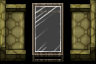

The image is a tile-based game level rendered from a .tmx file. Its description and source (layers, tilesets, objects; grid data summarised) follow:
An orthogonal 3x2 tile map with 32x32 px tiles, 1 tile layer (objects), 2 hidden layers not drawn, 6 tilesets.

<map version="1.0" orientation="orthogonal" width="3" height="2" tilewidth="32" tileheight="32">
 <tileset firstgid="1" name="furniture-modern" tilewidth="32" tileheight="32">
  <image source="../maps/graphics/tiles/furniture-modern.png" width="512" height="512" />
 </tileset>
 <tileset firstgid="257" name="furniture-placement" tilewidth="32" tileheight="32">
  <image source="../maps/graphics/tiles/furniture-placement.png" width="64" height="64" />
  <tile id="2">
   <properties>
    <property name="constraint" value="ground" />
   </properties>
  </tile>
  <tile id="3">
   <properties>
    <property name="constraint" value="wall" />
   </properties>
  </tile>
 </tileset>
 <tileset firstgid="261" name="collision" tilewidth="32" tileheight="32">
  <image source="../maps/graphics/tiles/collision.png" width="64" height="64" />
  <tile id="0">
   <properties>
    <property name="collision" value="short" />
   </properties>
  </tile>
 </tileset>
 <tileset firstgid="265" name="furniture-lab" tilewidth="32" tileheight="32">
  <image source="../maps/graphics/tiles/furniture-lab.png" width="512" height="512" />
 </tileset>
 <tileset firstgid="521" name="future-obj3" tilewidth="32" tileheight="32">
  <image source="../image-atlases/future-obj3.png" width="512" height="512" />
 </tileset>
 <tileset firstgid="777" name="future-obj4" tilewidth="32" tileheight="32">
  <image source="../image-atlases/future-obj4.png" width="512" height="512" />
 </tileset>
 <layer name="objects" width="3" height="2">
  <data>[6 cells, 6 non-empty, 6 distinct tile ids]</data>
 </layer>
 <layer name="constraints" width="3" height="2" visible="0">
  <data>[6 cells, 3 non-empty, 1 distinct tile ids]</data>
 </layer>
 <layer name="collision" width="3" height="2" visible="0">
  <data>[6 cells, 6 non-empty, 1 distinct tile ids]</data>
 </layer>
</map>
